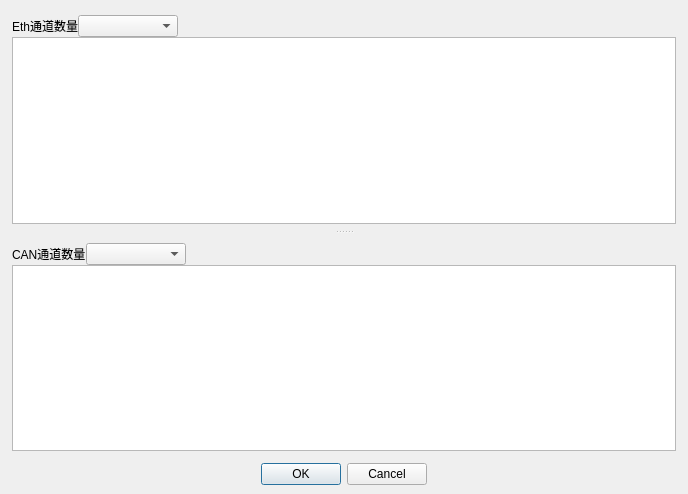
<?xml version="1.0" encoding="UTF-8"?>
<ui version="4.0">
 <class>Dialog_ChannelMapping</class>
 <widget class="QDialog" name="Dialog_ChannelMapping">
  <property name="geometry">
   <rect>
    <x>0</x>
    <y>0</y>
    <width>688</width>
    <height>494</height>
   </rect>
  </property>
  <property name="windowTitle">
   <string>Dialog</string>
  </property>
  <layout class="QVBoxLayout" name="verticalLayout_3">
   <property name="spacing">
    <number>9</number>
   </property>
   <property name="leftMargin">
    <number>9</number>
   </property>
   <property name="topMargin">
    <number>9</number>
   </property>
   <property name="rightMargin">
    <number>9</number>
   </property>
   <property name="bottomMargin">
    <number>9</number>
   </property>
   <item>
    <widget class="QSplitter" name="splitter">
     <property name="orientation">
      <enum>Qt::Orientation::Vertical</enum>
     </property>
     <property name="handleWidth">
      <number>10</number>
     </property>
     <widget class="QGroupBox" name="groupBox_2">
      <property name="styleSheet">
       <string notr="true">#groupBox_2{border: none;}</string>
      </property>
      <property name="title">
       <string/>
      </property>
      <layout class="QVBoxLayout" name="verticalLayout_2">
       <property name="spacing">
        <number>0</number>
       </property>
       <property name="leftMargin">
        <number>0</number>
       </property>
       <property name="topMargin">
        <number>0</number>
       </property>
       <property name="rightMargin">
        <number>0</number>
       </property>
       <property name="bottomMargin">
        <number>0</number>
       </property>
       <item>
        <layout class="QHBoxLayout" name="horizontalLayout">
         <item>
          <widget class="QLabel" name="label_2">
           <property name="sizePolicy">
            <sizepolicy hsizetype="Fixed" vsizetype="Fixed">
             <horstretch>0</horstretch>
             <verstretch>0</verstretch>
            </sizepolicy>
           </property>
           <property name="text">
            <string>Eth通道数量</string>
           </property>
          </widget>
         </item>
         <item>
          <widget class="QComboBox" name="comboBox">
           <property name="minimumSize">
            <size>
             <width>100</width>
             <height>0</height>
            </size>
           </property>
           <property name="currentText">
            <string/>
           </property>
          </widget>
         </item>
         <item>
          <spacer name="horizontalSpacer_2">
           <property name="orientation">
            <enum>Qt::Orientation::Horizontal</enum>
           </property>
           <property name="sizeHint" stdset="0">
            <size>
             <width>40</width>
             <height>20</height>
            </size>
           </property>
          </spacer>
         </item>
        </layout>
       </item>
       <item>
        <widget class="QTableView" name="tableView_EthChannels"/>
       </item>
      </layout>
     </widget>
     <widget class="QGroupBox" name="groupBox">
      <property name="styleSheet">
       <string notr="true">#groupBox{border: none;}</string>
      </property>
      <property name="title">
       <string/>
      </property>
      <layout class="QVBoxLayout" name="verticalLayout">
       <property name="spacing">
        <number>0</number>
       </property>
       <property name="leftMargin">
        <number>0</number>
       </property>
       <property name="topMargin">
        <number>0</number>
       </property>
       <property name="rightMargin">
        <number>0</number>
       </property>
       <property name="bottomMargin">
        <number>0</number>
       </property>
       <item>
        <layout class="QHBoxLayout" name="horizontalLayout_2">
         <item>
          <widget class="QLabel" name="label">
           <property name="sizePolicy">
            <sizepolicy hsizetype="Fixed" vsizetype="Fixed">
             <horstretch>0</horstretch>
             <verstretch>0</verstretch>
            </sizepolicy>
           </property>
           <property name="text">
            <string>CAN通道数量</string>
           </property>
          </widget>
         </item>
         <item>
          <widget class="QComboBox" name="comboBox_CanNum">
           <property name="minimumSize">
            <size>
             <width>100</width>
             <height>0</height>
            </size>
           </property>
          </widget>
         </item>
         <item>
          <spacer name="horizontalSpacer">
           <property name="orientation">
            <enum>Qt::Orientation::Horizontal</enum>
           </property>
           <property name="sizeHint" stdset="0">
            <size>
             <width>40</width>
             <height>20</height>
            </size>
           </property>
          </spacer>
         </item>
        </layout>
       </item>
       <item>
        <widget class="QTableView" name="tableView_CanChannels"/>
       </item>
      </layout>
     </widget>
    </widget>
   </item>
   <item>
    <layout class="QHBoxLayout" name="horizontalLayout_3">
     <property name="spacing">
      <number>0</number>
     </property>
     <property name="leftMargin">
      <number>0</number>
     </property>
     <property name="topMargin">
      <number>0</number>
     </property>
     <property name="rightMargin">
      <number>0</number>
     </property>
     <property name="bottomMargin">
      <number>0</number>
     </property>
     <item>
      <widget class="QDialogButtonBox" name="buttonBox">
       <property name="sizePolicy">
        <sizepolicy hsizetype="Fixed" vsizetype="Fixed">
         <horstretch>0</horstretch>
         <verstretch>0</verstretch>
        </sizepolicy>
       </property>
       <property name="orientation">
        <enum>Qt::Orientation::Horizontal</enum>
       </property>
       <property name="standardButtons">
        <set>QDialogButtonBox::StandardButton::Cancel|QDialogButtonBox::StandardButton::Ok</set>
       </property>
      </widget>
     </item>
    </layout>
   </item>
  </layout>
 </widget>
 <resources/>
 <connections>
  <connection>
   <sender>buttonBox</sender>
   <signal>accepted()</signal>
   <receiver>Dialog_ChannelMapping</receiver>
   <slot>accept()</slot>
   <hints>
    <hint type="sourcelabel">
     <x>248</x>
     <y>254</y>
    </hint>
    <hint type="destinationlabel">
     <x>157</x>
     <y>274</y>
    </hint>
   </hints>
  </connection>
  <connection>
   <sender>buttonBox</sender>
   <signal>rejected()</signal>
   <receiver>Dialog_ChannelMapping</receiver>
   <slot>reject()</slot>
   <hints>
    <hint type="sourcelabel">
     <x>316</x>
     <y>260</y>
    </hint>
    <hint type="destinationlabel">
     <x>286</x>
     <y>274</y>
    </hint>
   </hints>
  </connection>
 </connections>
</ui>
